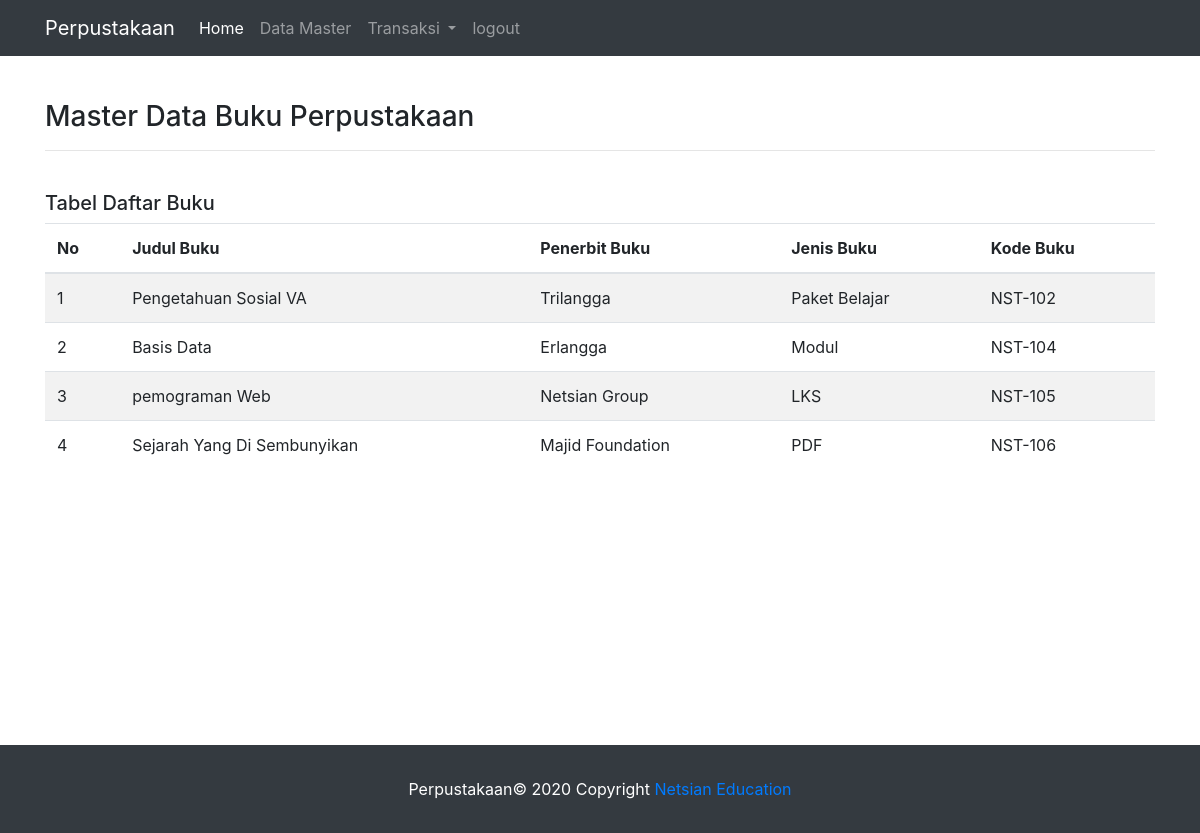
The app's page /user/master.php with its own data.
### tables this page shows
CREATE TABLE `buku` (
  `id_buku` int(11) NOT NULL,
  `judul_buku` varchar(100) NOT NULL,
  `penerbit_buku` varchar(100) NOT NULL,
  `genre_buku` varchar(50) NOT NULL,
  `kode_buku` varchar(20) NOT NULL DEFAULT '0'
);

### user/master.php (the view, shortened to what this page needs)
 <!doctype html>
<html lang="en">
  <head>
    <link rel="stylesheet" href="https://cdn.jsdelivr.net/npm/bootstrap@4.5.3/dist/css/bootstrap.min.css">
  </head>
  <body>
    <nav class="navbar navbar-expand-lg navbar-dark bg-dark">
    <div class="container">
  <a class="navbar-brand" href="dasboard.php">Perpustakaan</a>
  <div class="collapse navbar-collapse" id="navbarSupportedContent">
    <ul class="navbar-nav mr-auto">
      <li class="nav-item active">
        <a class="nav-link" href="dasboard.php">Home <span class="sr-only">(current)</span></a>
      </li>
     <li class="nav-item">
        <a class="nav-link" href="master.php">Data Master</a>
      </li>
      <li class="nav-item dropdown">
        <a class="nav-link dropdown-toggle" href="#" id="navbarDropdown" role="button" data-toggle="dropdown" aria-haspopup="true" aria-expanded="false">
          Transaksi
        </a>
      </li>
	  <li class="nav-item">
        <a class="nav-link" href="../logout.php">logout</a>
      </li>
    </ul>
  </div>
  </div>
</nav>
<!DOCTYPE html>
<html lang="en">
<head>
	<link rel="stylesheet" type="text/css" href="//cdn.datatables.net/1.10.11/css/jquery.dataTables.min.css">
</head>
<body>
	<?php
	include('../dbconnect.php');
	$query = "SELECT * FROM buku";
	$result = mysqli_query($conn , $query);
	?>
	<div class="container bg-white" style="padding-top: 20px; padding-bottom: 20px;">
	<br>
		<h3>Master Data Buku Perpustakaan</h3>
		<hr>
			<div class="row-sm-8">
				<br>
				<h5>Tabel Daftar Buku</h5>
				<table class="table table-striped table-hover dtabel">
					<thead>
						<tr>
							<th>No</th>
							<th>Judul Buku</th>
							<th>Penerbit Buku</th>
							<th>Jenis Buku</th>
							<th>Kode Buku</th>
						</tr>
					</thead>
					<tbody>
						<?php
							$no = 1;
							while ($row = mysqli_fetch_assoc($result)) {
						?>
						<tr>
							<td><?php echo $no++; ?></td>
							<td><?php echo $row['judul_buku']; ?></td>
							<td><?php echo $row['penerbit_buku']; ?></td>
							<td><?php echo $row['genre_buku']; ?></td>
							<td><?php echo $row['kode_buku']; ?></td>
						</tr>
						<?php
							}
						?>
					</tbody>
				</table>
			</div>
		</div>
</body>
</html>
<?php
	include "../footer.php";
?>

### records on screen
buku: judul_buku "Pengetahuan Sosial VA", penerbit_buku "Trilangga", genre_buku "Paket Belajar", kode_buku "NST-102"
buku: judul_buku "Basis Data", penerbit_buku "Erlangga", genre_buku "Modul", kode_buku "NST-104"
buku: judul_buku "pemograman Web", penerbit_buku "Netsian Group", genre_buku "LKS", kode_buku "NST-105"
buku: judul_buku "Sejarah Yang Di Sembunyikan", penerbit_buku "Majid Foundation", genre_buku "PDF", kode_buku "NST-106"
